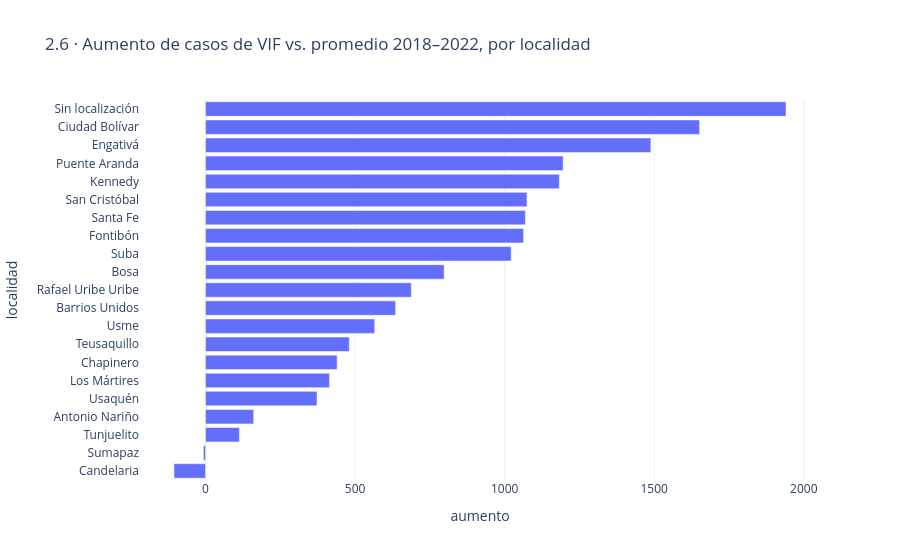

This figure's notebook cell:
### Markdown cell above
## 2.6 ¿Dónde crece? Localidades

### Code cell
loc = A.vif_por_localidad(dfv, UA).reset_index()
px.bar(loc.sort_values("aumento"), x="aumento", y="localidad", orientation="h",
       title="2.6 · Aumento de casos de VIF vs. promedio 2018–2022, por localidad")

### Figure 1 — Plotly figure (JSON) as saved in the notebook; plotly's stock layout.template omitted (floating-point values rounded to 4 significant figures)
{"data": [{"hovertemplate": "aumento=%{x}<br>localidad=%{y}<extra></extra>", "legendgroup": "", "marker": {"color": "#636efa", "pattern": {"shape": ""}}, "name": "", "orientation": "h", "showlegend": false, "textposition": "auto", "type": "bar", "x": [-105.4, -7.2, 113.2, 161.0, 372.8, 414.6, 440.0, 480.6, 565.6, 635.6, 688.0, 797.6, 1022.0, 1063.0, 1069.0, 1075.0, 1183.0, 1196.0, 1489.0, 1652.0, 1941.0], "xaxis": "x", "y": ["Candelaria", "Sumapaz", "Tunjuelito", "Antonio Nariño", "Usaquén", "Los Mártires", "Chapinero", "Teusaquillo", "Usme", "Barrios Unidos", "Rafael Uribe Uribe", "Bosa", "Suba", "Fontibón", "Santa Fe", "San Cristóbal", "Kennedy", "Puente Aranda", "Engativá", "Ciudad Bolívar", "Sin localización"], "yaxis": "y"}], "layout": {"barmode": "relative", "legend": {"tracegroupgap": 0}, "title": {"text": "2.6 · Aumento de casos de VIF vs. promedio 2018–2022, por localidad"}, "xaxis": {"anchor": "y", "domain": [0, 1], "title": {"text": "aumento"}}, "yaxis": {"anchor": "x", "domain": [0, 1], "title": {"text": "localidad"}}}}
